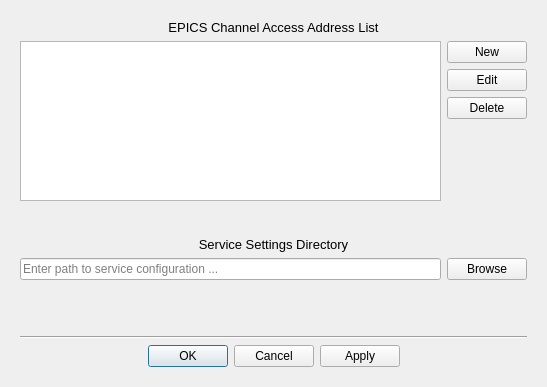
<?xml version="1.0" encoding="UTF-8"?>
<ui version="4.0">
 <class>GeneralSettings</class>
 <widget class="QDialog" name="GeneralSettings">
  <property name="geometry">
   <rect>
    <x>0</x>
    <y>0</y>
    <width>547</width>
    <height>387</height>
   </rect>
  </property>
  <property name="font">
   <font>
    <pointsize>9</pointsize>
    <weight>50</weight>
    <bold>false</bold>
    <underline>false</underline>
   </font>
  </property>
  <property name="windowTitle">
   <string>General Settings</string>
  </property>
  <layout class="QVBoxLayout" name="verticalLayout_2">
   <property name="leftMargin">
    <number>20</number>
   </property>
   <property name="topMargin">
    <number>20</number>
   </property>
   <property name="rightMargin">
    <number>20</number>
   </property>
   <property name="bottomMargin">
    <number>20</number>
   </property>
   <item>
    <widget class="QLabel" name="addressListLabel">
     <property name="font">
      <font>
       <pointsize>10</pointsize>
       <weight>50</weight>
       <bold>false</bold>
       <underline>false</underline>
      </font>
     </property>
     <property name="text">
      <string>EPICS Channel Access Address List</string>
     </property>
     <property name="alignment">
      <set>Qt::AlignCenter</set>
     </property>
    </widget>
   </item>
   <item>
    <layout class="QHBoxLayout" name="horizontalLayout">
     <item>
      <widget class="QListWidget" name="addressList">
       <property name="whatsThis">
        <string>List of addresses for the EPICS_CA_ADDR_LIST environment variable.</string>
       </property>
       <property name="alternatingRowColors">
        <bool>true</bool>
       </property>
      </widget>
     </item>
     <item>
      <layout class="QVBoxLayout" name="verticalLayout">
       <item>
        <widget class="QPushButton" name="newAddress">
         <property name="toolTip">
          <string>Add a new address.</string>
         </property>
         <property name="whatsThis">
          <string>Add a new address.</string>
         </property>
         <property name="text">
          <string>New</string>
         </property>
        </widget>
       </item>
       <item>
        <widget class="QPushButton" name="editAddress">
         <property name="toolTip">
          <string>Edit the currently selected address.</string>
         </property>
         <property name="whatsThis">
          <string>Edit the selected address from the list.</string>
         </property>
         <property name="text">
          <string>Edit</string>
         </property>
        </widget>
       </item>
       <item>
        <widget class="QPushButton" name="deleteAddress">
         <property name="toolTip">
          <string>Delete the currently selected address.</string>
         </property>
         <property name="whatsThis">
          <string>Delete the selected address.</string>
         </property>
         <property name="text">
          <string>Delete</string>
         </property>
        </widget>
       </item>
       <item>
        <spacer name="verticalSpacer">
         <property name="orientation">
          <enum>Qt::Vertical</enum>
         </property>
         <property name="sizeHint" stdset="0">
          <size>
           <width>20</width>
           <height>40</height>
          </size>
         </property>
        </spacer>
       </item>
      </layout>
     </item>
    </layout>
   </item>
   <item>
    <spacer name="verticalSpacer_2">
     <property name="orientation">
      <enum>Qt::Vertical</enum>
     </property>
     <property name="sizeType">
      <enum>QSizePolicy::Fixed</enum>
     </property>
     <property name="sizeHint" stdset="0">
      <size>
       <width>20</width>
       <height>30</height>
      </size>
     </property>
    </spacer>
   </item>
   <item>
    <widget class="QLabel" name="servicePathLabel">
     <property name="font">
      <font>
       <pointsize>10</pointsize>
      </font>
     </property>
     <property name="text">
      <string>Service Settings Directory</string>
     </property>
     <property name="alignment">
      <set>Qt::AlignCenter</set>
     </property>
    </widget>
   </item>
   <item>
    <layout class="QHBoxLayout" name="horizontalLayout_2">
     <item>
      <widget class="QLineEdit" name="servicePath">
       <property name="minimumSize">
        <size>
         <width>0</width>
         <height>0</height>
        </size>
       </property>
       <property name="font">
        <font>
         <pointsize>9</pointsize>
        </font>
       </property>
       <property name="whatsThis">
        <string>The path to the service directory containing the settings, user configuration etc.</string>
       </property>
       <property name="styleSheet">
        <string notr="true"/>
       </property>
       <property name="text">
        <string/>
       </property>
       <property name="placeholderText">
        <string>Enter path to service configuration ...</string>
       </property>
       <property name="clearButtonEnabled">
        <bool>false</bool>
       </property>
      </widget>
     </item>
     <item>
      <widget class="QPushButton" name="browsePath">
       <property name="toolTip">
        <string>Open a file dialog.</string>
       </property>
       <property name="toolTipDuration">
        <number>-1</number>
       </property>
       <property name="whatsThis">
        <string>Open a file dialog.</string>
       </property>
       <property name="text">
        <string>Browse</string>
       </property>
      </widget>
     </item>
    </layout>
   </item>
   <item>
    <spacer name="verticalSpacer_3">
     <property name="orientation">
      <enum>Qt::Vertical</enum>
     </property>
     <property name="sizeType">
      <enum>QSizePolicy::Fixed</enum>
     </property>
     <property name="sizeHint" stdset="0">
      <size>
       <width>20</width>
       <height>30</height>
      </size>
     </property>
    </spacer>
   </item>
   <item>
    <widget class="QLabel" name="message">
     <property name="maximumSize">
      <size>
       <width>16777215</width>
       <height>30</height>
      </size>
     </property>
     <property name="font">
      <font>
       <pointsize>9</pointsize>
       <weight>75</weight>
       <bold>true</bold>
      </font>
     </property>
     <property name="text">
      <string/>
     </property>
     <property name="alignment">
      <set>Qt::AlignCenter</set>
     </property>
     <property name="wordWrap">
      <bool>true</bool>
     </property>
    </widget>
   </item>
   <item>
    <widget class="Line" name="line">
     <property name="orientation">
      <enum>Qt::Horizontal</enum>
     </property>
    </widget>
   </item>
   <item>
    <widget class="QDialogButtonBox" name="buttonBox">
     <property name="sizePolicy">
      <sizepolicy hsizetype="Expanding" vsizetype="Fixed">
       <horstretch>0</horstretch>
       <verstretch>0</verstretch>
      </sizepolicy>
     </property>
     <property name="minimumSize">
      <size>
       <width>0</width>
       <height>0</height>
      </size>
     </property>
     <property name="maximumSize">
      <size>
       <width>16777215</width>
       <height>40</height>
      </size>
     </property>
     <property name="whatsThis">
      <string/>
     </property>
     <property name="orientation">
      <enum>Qt::Horizontal</enum>
     </property>
     <property name="standardButtons">
      <set>QDialogButtonBox::Apply|QDialogButtonBox::Cancel|QDialogButtonBox::Ok</set>
     </property>
     <property name="centerButtons">
      <bool>true</bool>
     </property>
    </widget>
   </item>
  </layout>
 </widget>
 <resources/>
 <connections/>
</ui>
